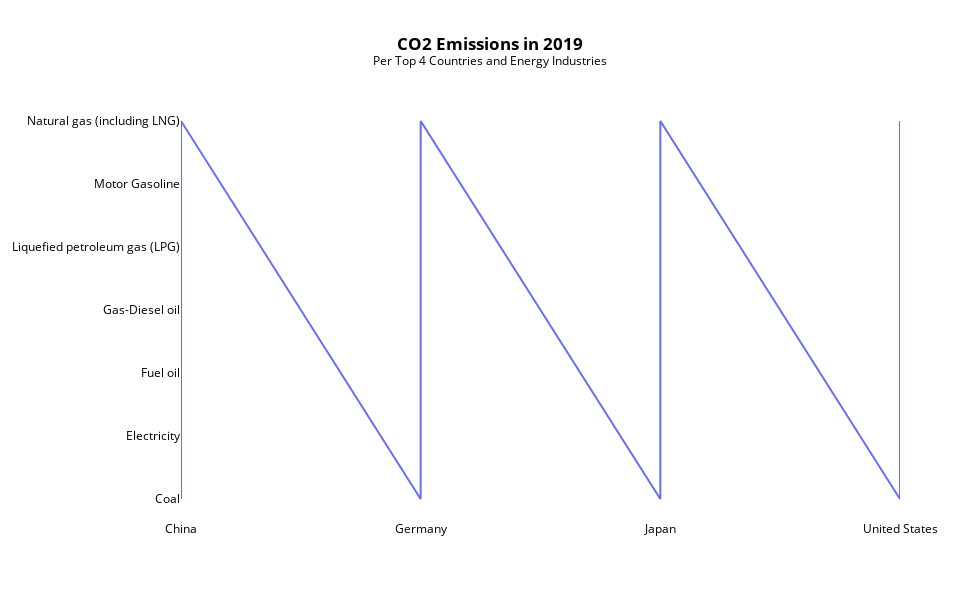

Source (notebook cell):
### Markdown cell above
## III. Create the Bubble chart V1 ( Basic Plot)

### Code cell
# Create the layout of the chart
title = "<b>CO2 Emissions in 2019</b><br><sup>Per Top 4 Countries and Energy Industries</sup>"
layout = go.Layout(width=980, height=600, plot_bgcolor="white", paper_bgcolor="white",
                   showlegend = False, 
                   title = {'text' : title, 'x':0.5, 'xanchor': 'center'}, 
                   font = {"color" : 'black'})

# Create the figure
fig = go.Figure( layout = layout)

fig.add_trace( go.Scatter(
    # X and Y axis
    x=energy["Area"],
    y=energy["Item"],
    
))

# Show the graph
fig.show()

### Figure 1 — Plotly figure (JSON) as saved in the notebook; plotly's stock layout.template omitted (floating-point values rounded to 4 significant figures)
{"data": [{"type": "scatter", "x": ["China", "China", "China", "China", "China", "China", "China", "Germany", "Germany", "Germany", "Germany", "Germany", "Germany", "Germany", "Japan", "Japan", "Japan", "Japan", "Japan", "Japan", "Japan", "United States", "United States", "United States", "United States", "United States", "United States", "United States"], "y": ["Coal", "Electricity", "Fuel oil", "Gas-Diesel oil", "Liquefied petroleum gas (LPG)", "Motor Gasoline", "Natural gas (including LNG)", "Coal", "Electricity", "Fuel oil", "Gas-Diesel oil", "Liquefied petroleum gas (LPG)", "Motor Gasoline", "Natural gas (including LNG)", "Coal", "Electricity", "Fuel oil", "Gas-Diesel oil", "Liquefied petroleum gas (LPG)", "Motor Gasoline", "Natural gas (including LNG)", "Coal", "Electricity", "Fuel oil", "Gas-Diesel oil", "Liquefied petroleum gas (LPG)", "Motor Gasoline", "Natural gas (including LNG)"]}], "layout": {"font": {"color": "black"}, "height": 600, "paper_bgcolor": "white", "plot_bgcolor": "white", "showlegend": false, "title": {"text": "<b>CO2 Emissions in 2019</b><br><sup>Per Top 4 Countries and Energy Industries</sup>", "x": 0.5, "xanchor": "center"}, "width": 980}}
